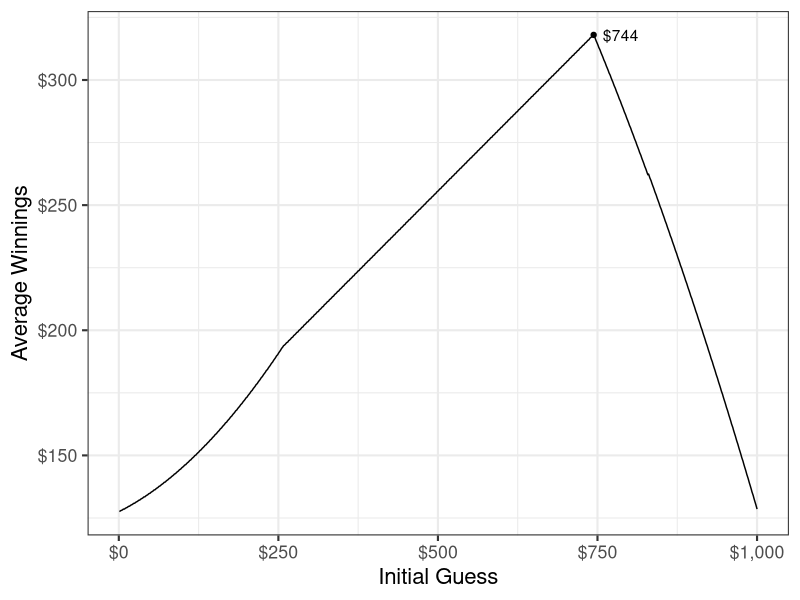
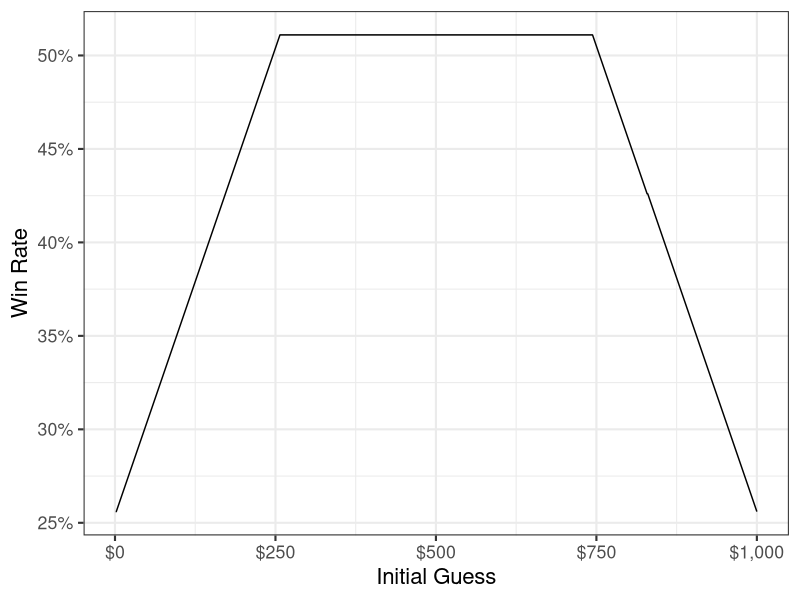
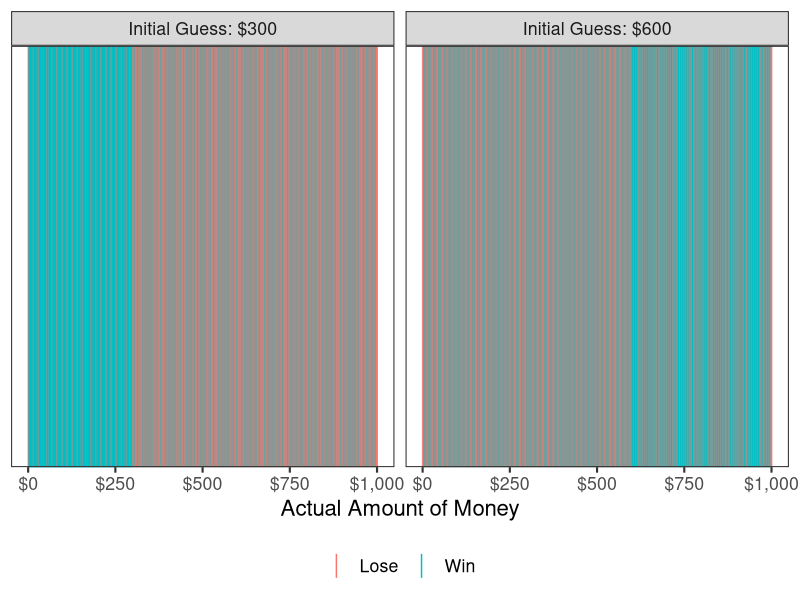

The R source for these figures, in order: (Note: a time limit stopped this script after it produced the figures.)
## ---- chunk 1
knitr::opts_chunk$set(cache = TRUE)
options(digits = 2)
## ---- chunk 2
require(dplyr)
require(ggplot2)
require(ggrepel)

set.seed(048573)

# function to guess money amount using strategy
guess_money <- function(actual, initial, n_tries = 9,
                        min_val = 1, max_val = 1000,
                        print_guess = FALSE){
  # set iterator
  i <- 1
  
  # while i is less than the max number of guesses, find the median value
  # within the possible range. if guess is not correct, reset min_val or max_val
  # depending on info trenchcoat man provides
  while(i <= n_tries){
    if(i == 1){
      guess <- initial
    } else{
      guess <- round(mean(c(min_val, max_val)))
    }
    
    # print the guess if print_guess is TRUE
    if(print_guess) cat(paste0("Guess Number ", i, ": $", guess), sep = "\n")

    # if guess is correct, immediately exit the loop and return true
    # if guess is not correct:
    ## if actual is higher than guess, change min_val to guess
    ## if actual is lower than guess, change max_val to guess
    if(actual == guess){
      return(c(win = TRUE, round = i))
    } else if(actual > guess) {
      min_val <- guess
    } else if(actual < guess) {
      max_val <- guess
    }
    
    # iterate to next round if guess was incorrect
    i <- i + 1
  }
  
  # at this point still have not guessed the money amount, so lose
  # correct i since we didn't really guess the i-th time
  return(c(win = FALSE, round = i - 1))
}
## ---- chunk 3
guess_money(actual = 736, initial = 500, print_guess = TRUE)
## ---- chunk 4
guess_money(actual = 736, initial = 1, print_guess = TRUE)
## ---- chunk 5
min_val <- 1
max_val <- 1000
actual_vals <- min_val:max_val
guess_vals <- min_val:max_val

data <- expand.grid(actual = actual_vals, guess = guess_vals) %>%
    tbl_df
data
  
result <- with(data, Vectorize(guess_money)(actual = actual,
                                            initial = guess,
                                            min_val = min_val,
                                            max_val = max_val))
  
both <- bind_cols(data, t(result) %>%
                    as.data.frame)
both
## ---- chunk 6
exp_val <- both %>%
  group_by(guess) %>%
  summarize(win_rate = mean(win),
            exp_val = mean(actual * win)) %>%
  ungroup
exp_val

exp_val_max <- exp_val %>%
  filter(exp_val == max(exp_val))

ggplot(exp_val, aes(guess, exp_val)) +
  geom_line() +
  geom_point(data = exp_val_max) +
  geom_text(data = exp_val_max, aes(label = paste0("$", guess)),
            hjust = -.25) +
  scale_x_continuous(labels = scales::dollar) +
  scale_y_continuous(labels = scales::dollar) +
  labs(x = "Initial Guess",
       y = "Average Winnings") +
  theme_bw(base_size = 16)
## ---- chunk 7
both %>%
  group_by(guess) %>%
  summarize(win_rate = mean(win)) %>%
  ggplot(aes(guess, win_rate)) +
  geom_line() +
  scale_x_continuous(labels = scales::dollar) +
  scale_y_continuous(labels = scales::percent) +
  labs(x = "Initial Guess",
       y = "Win Rate") +
  theme_bw(base_size = 16)
## ---- chunk 8
both %>%
  filter(guess == 300 | guess == 600) %>%
  mutate(win = factor(win, levels = 0:1, labels = c("Lose", "Win")),
         guess = factor(guess, labels = c("Initial Guess: $300",
                                          "Initial Guess: $600"))) %>%
  ggplot(aes(x = actual, color = win)) +
  facet_wrap(~ guess) +
  geom_vline(aes(xintercept = actual, color = win)) +
  labs(x = "Actual Amount of Money",
       color = NULL) +
  scale_x_continuous(labels = scales::dollar) +
  theme_bw(base_size = 16) +
  theme(legend.position = "bottom") +
  guides(color = guide_legend(override.aes = list(size=3)))
## ---- chunk 9
guess_money_mult <- function(n_tries = 1, min_val = 1, max_val = 1000){
  actual_vals <- min_val:max_val
  guess_vals <- min_val:max_val
  
  data <- expand.grid(actual = actual_vals, guess = guess_vals) %>%
    tbl_df
  
  result <- with(data, Vectorize(guess_money)(actual = actual,
                                              initial = guess,
                                              n_tries = n_tries,
                                              min_val = min_val,
                                              max_val = max_val))
  
  both <- bind_cols(data, t(result) %>%
                      as.data.frame) %>%
    mutate(n_tries = n_tries)
  
  return(both)
}

tries_all <- lapply(1:11, function(x) guess_money_mult(n_tries = x)) %>%
  bind_rows
## ---- chunk 10
tries_all_exp <- tries_all %>%
  mutate(n_tries = factor(n_tries)) %>%
  group_by(guess, n_tries) %>%
  summarize(win_rate = mean(win),
            exp_val = mean(actual * win))

tries_all_exp_max <- tries_all_exp %>%
  group_by(n_tries) %>%
  filter(exp_val == max(exp_val)) %>%
  arrange(-exp_val) %>%
  slice(1)

ggplot(tries_all_exp, aes(guess, exp_val,
                          group = n_tries, color = n_tries)) +
  geom_line() +
  geom_point(data = tries_all_exp_max) +
  geom_label_repel(data = tries_all_exp_max,
                   aes(label = paste0("$", guess)),
                   show.legend = FALSE) +
  scale_x_continuous(labels = scales::dollar) +
  scale_y_continuous(labels = scales::dollar) +
  scale_color_discrete(guide = guide_legend(reverse = TRUE)) +
  labs(x = "Initial Guess",
       y = "Expected Value",
       color = "Number of\nGuesses",
       group = "Number of\nGuesses") +
  theme_bw(base_size = 16)
## ---- chunk 11
ggplot(tries_all_exp, aes(guess, win_rate,
                          group = n_tries, color = n_tries)) +
  geom_line() +
  scale_x_continuous(labels = scales::dollar) +
  scale_y_continuous(labels = scales::percent) +
  scale_color_discrete(guide = guide_legend(reverse = TRUE)) +
  labs(x = "Initial Guess",
       y = "Win Rate",
       color = "Number of\nGuesses",
       group = "Number of\nGuesses") +
  theme_bw(base_size = 16)
## ---- chunk 12
min_val <- 1
max_val <- 1000
actual_vals <- min_val:max_val
guess_vals <- min_val:max_val

data <- expand.grid(actual = actual_vals, guess = 744:745) %>%
    tbl_df

result <- with(data, Vectorize(guess_money)(actual = actual,
                                            initial = guess,
                                            min_val = min_val,
                                            max_val = max_val))
  
bind_cols(data, t(result) %>%
            as.data.frame) %>%
  group_by(guess) %>%
  summarize(win_rate = mean(win),
            exp_val = mean(actual * win)) %>%
  ungroup %>%
  filter(guess == 744 | guess == 745)
## ---- chunk 13
guess_money_floor <- function(actual, initial, n_tries = 9,
                              min_val = 1, max_val = 1000,
                              print_guess = FALSE){
  # set iterator
  i <- 1
  
  # while i is less than the max number of guesses, find the median value
  # within the possible range. if guess is not correct, reset min_val or max_val
  # depending on info trenchcoat man provides
  while(i <= n_tries){
    if(i == 1){
      guess <- initial
    } else{
      guess <- floor(mean(c(min_val, max_val)))
    }
    
    # print the guess if print_guess is TRUE
    if(print_guess) cat(paste0("Guess Number ", i, ": $", guess), sep = "\n")

    # if guess is correct, immediately exit the loop and return true
    # if guess is not correct:
    ## if actual is higher than guess, change min_val to guess
    ## if actual is lower than guess, change max_val to guess
    if(actual == guess){
      return(c(win = TRUE, round = i))
    } else if(actual > guess) {
      min_val <- guess
    } else if(actual < guess) {
      max_val <- guess
    }
    
    # iterate to next round if guess was incorrect
    i <- i + 1
  }
  
  # at this point still have not guessed the money amount, so lose
  # correct i since we didn't really guess the i-th time
  return(c(win = FALSE, round = i - 1))
}

result <- with(data, Vectorize(guess_money_floor)(actual = actual,
                                                  initial = guess,
                                                  min_val = min_val,
                                                  max_val = max_val))
  
bind_cols(data, t(result) %>%
            as.data.frame) %>%
  group_by(guess) %>%
  summarize(win_rate = mean(win),
            exp_val = mean(actual * win)) %>%
  ungroup %>%
  filter(guess == 744 | guess == 745)
## ---- chunk 14
guess_money_ceiling <- function(actual, initial, n_tries = 9,
                                min_val = 1, max_val = 1000,
                                print_guess = FALSE){
  # set iterator
  i <- 1
  
  # while i is less than the max number of guesses, find the median value
  # within the possible range. if guess is not correct, reset min_val or max_val
  # depending on info trenchcoat man provides
  while(i <= n_tries){
    if(i == 1){
      guess <- initial
    } else{
      guess <- ceiling(mean(c(min_val, max_val)))
    }
    
    # print the guess if print_guess is TRUE
    if(print_guess) cat(paste0("Guess Number ", i, ": $", guess), sep = "\n")

    # if guess is correct, immediately exit the loop and return true
    # if guess is not correct:
    ## if actual is higher than guess, change min_val to guess
    ## if actual is lower than guess, change max_val to guess
    if(actual == guess){
      return(c(win = TRUE, round = i))
    } else if(actual > guess) {
      min_val <- guess
    } else if(actual < guess) {
      max_val <- guess
    }
    
    # iterate to next round if guess was incorrect
    i <- i + 1
  }
  
  # at this point still have not guessed the money amount, so lose
  # correct i since we didn't really guess the i-th time
  return(c(win = FALSE, round = i - 1))
}

result <- with(data, Vectorize(guess_money_ceiling)(actual = actual,
                                                    initial = guess,
                                                    min_val = min_val,
                                                    max_val = max_val))
  
bind_cols(data, t(result) %>%
            as.data.frame) %>%
  group_by(guess) %>%
  summarize(win_rate = mean(win),
            exp_val = mean(actual * win)) %>%
  ungroup %>%
  filter(guess == 744 | guess == 745)
